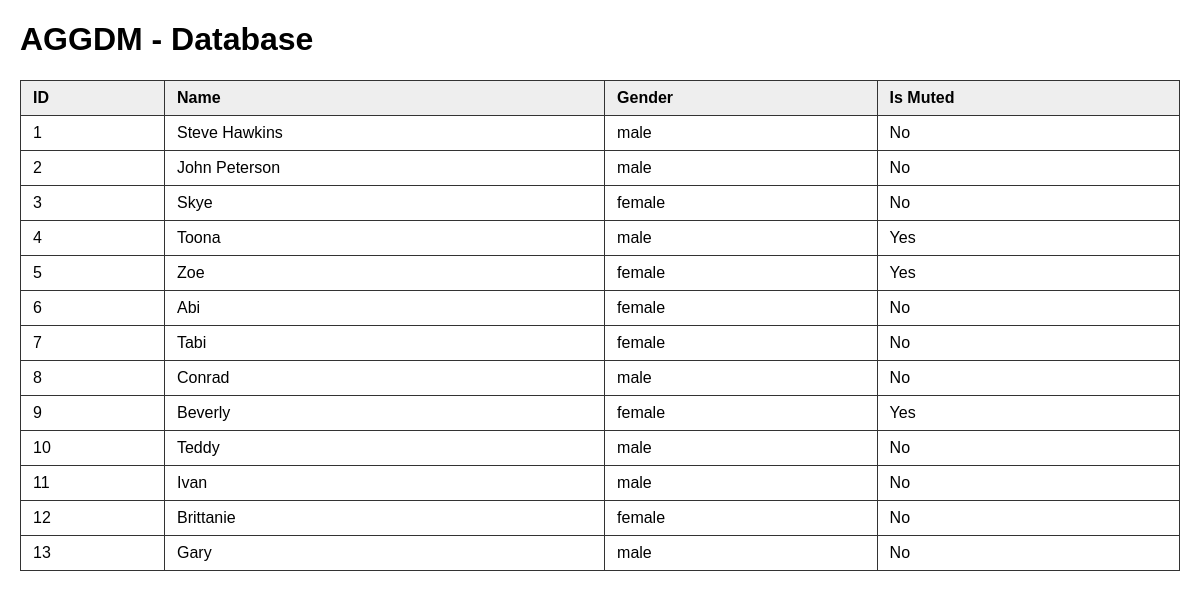
The page / on the database its author committed.
### tables this page shows
CREATE TABLE characters (
    id INT AUTO_INCREMENT PRIMARY KEY,
    name VARCHAR(100) NOT NULL,
    gender ENUM('male', 'female') NOT NULL,
    age INT NOT NULL,
    is_muted BOOLEAN DEFAULT FALSE
);

### index.php (the view, shortened to what this page needs)
<!DOCTYPE html>
<html lang="en">
<head>
    <link rel="stylesheet" href="./css/main.css">
</head>
<body>
    <h1>AGGDM - Database</h1>
    <?php
    include 'data-config.php';
    $sql = "SELECT * FROM characters";
    $results = $conn->query($sql);
    if ($results->num_rows > 0) {
        echo "<table>";
        echo "<tr> <th>ID</th> <th>Name</th> <th>Gender</th> <th>Is Muted</th> <tr>";
        while ($row = $results->fetch_assoc()) {
            echo "<tr>";
            echo "<td>" . $row['id'] . "</td>";
            echo "<td>" . $row['name'] . "</td>";
            echo "<td>" . $row['gender'] . "</td>";
            echo "<td>" . ($row['is_muted'] ? 'Yes' : 'No') . "</td>";
            echo "</tr>";
        }
        echo "</table>";
    } else {
        echo "<p>No results found.</p>";
    }
    ?>
</body>
</html>

### css/main.css (style rules this page uses)
body { font-family: Arial, sans-serif; margin: 20px; }
table { border-collapse: collapse; width: 100%; margin-bottom: 30px; }
th, td { border: 1px solid #333; padding: 8px 12px; text-align: left; }
th { background-color: #eee; }

### rows shown on the page
characters: id "1", name "Steve Hawkins", gender "male", is_muted "No"
characters: id "2", name "John Peterson", gender "male", is_muted "No"
characters: id "3", name "Skye", gender "female", is_muted "No"
characters: id "4", name "Toona", gender "male", is_muted "Yes"
characters: id "5", name "Zoe", gender "female", is_muted "Yes"
characters: id "6", name "Abi", gender "female", is_muted "No"
characters: id "7", name "Tabi", gender "female", is_muted "No"
characters: id "8", name "Conrad", gender "male", is_muted "No"
characters: id "9", name "Beverly", gender "female", is_muted "Yes"
characters: id "10", name "Teddy", gender "male", is_muted "No"
characters: id "11", name "Ivan", gender "male", is_muted "No"
characters: id "12", name "Brittanie", gender "female", is_muted "No"
characters: id "13", name "Gary", gender "male", is_muted "No"
